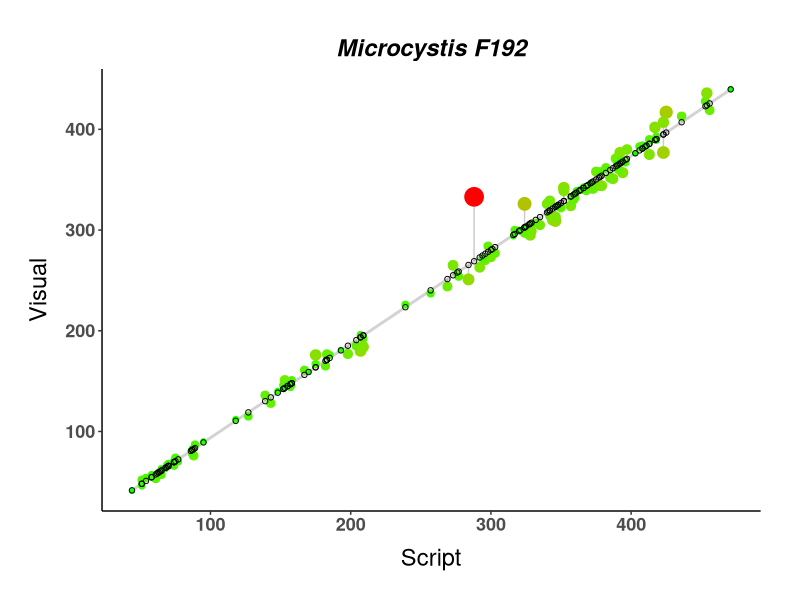
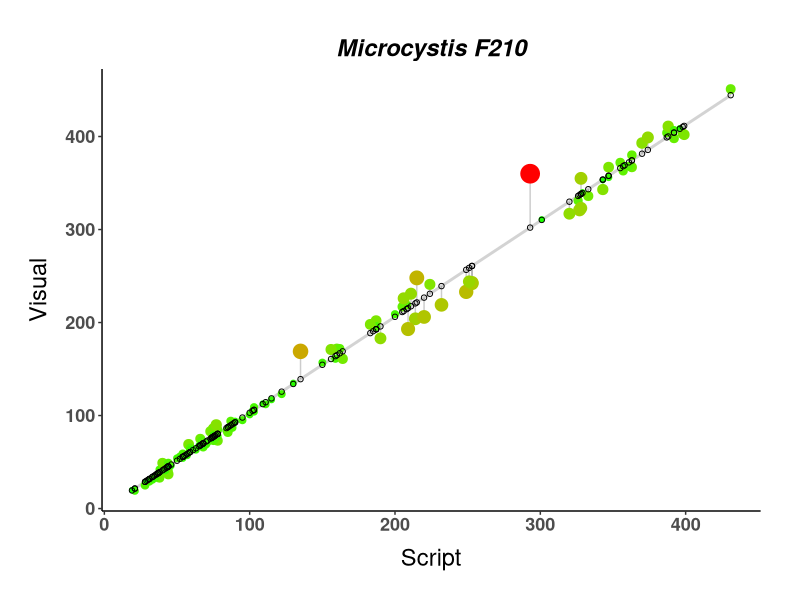
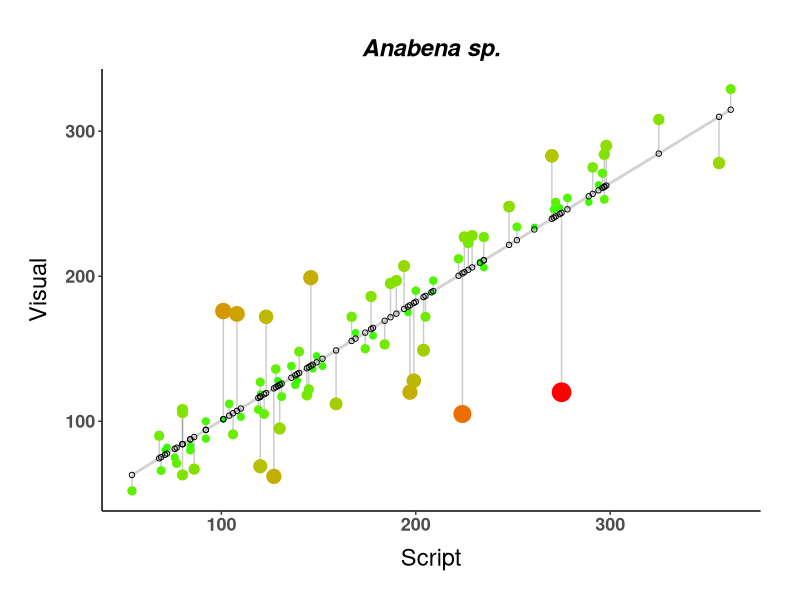
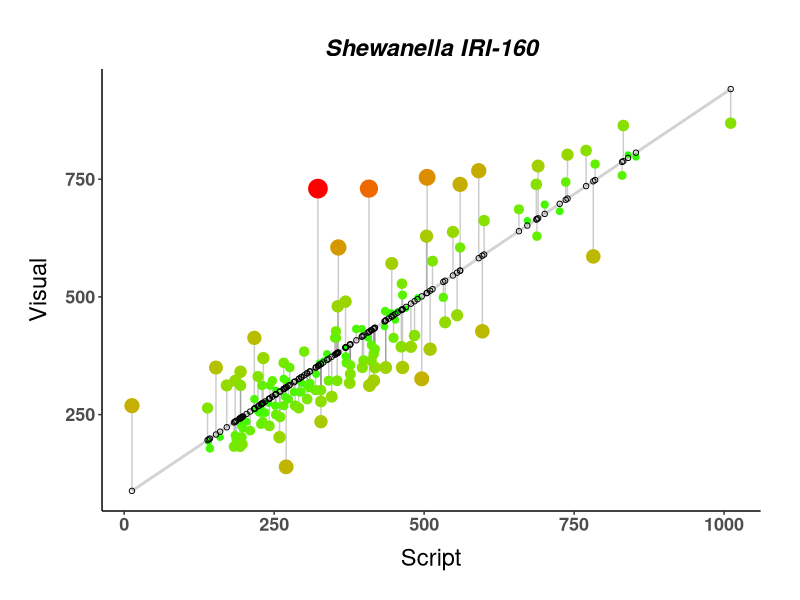
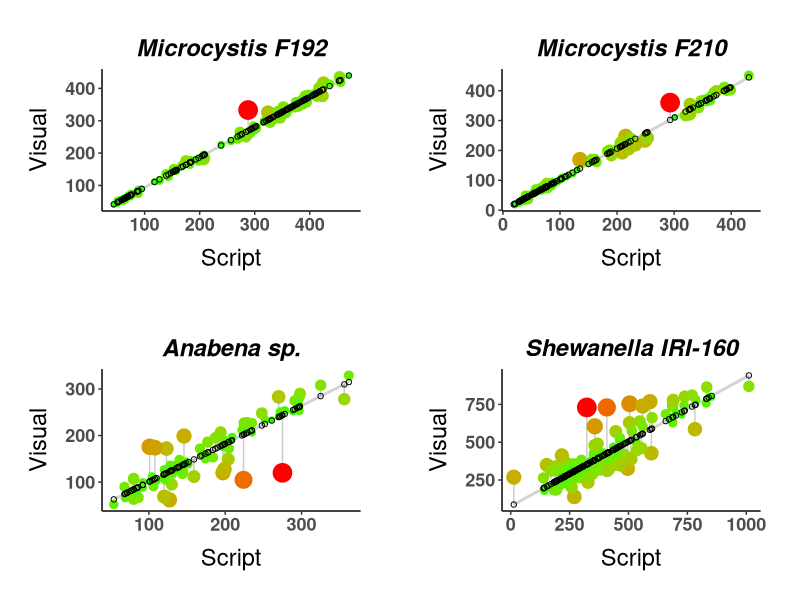

These figures' R source, in order: (Note: this script raises an error after producing the figures.)
library(ggplot2)
library(gridExtra)
library(ggpubr)

setwd("C:/Users/Tyler.Harman/Desktop/cellcount_work/cellcount_data/stat_code/")

RA<-read.csv("Regression_Analysis_IND.csv",header=T)

RA_F192<-subset(RA,Species=="F192")
RA_F210<-subset(RA,Species=="F210")
RA_Anabena<-subset(RA,Species=="Anabena")
RA_Shewanella<-subset(RA,Species=="Shewanella")

data.lm1<-lm(Visual~Script,data=RA_F192)
RA_F192$predicted<-predict(data.lm1)
RA_F192$residuals<-residuals(data.lm1)

resid_F192<-ggplot(RA_F192,aes(x=Script,y=Visual))+
  geom_smooth(method="lm",se=FALSE,color="lightgrey")+
  geom_segment(aes(xend=Script,yend=predicted),alpha=0.2)+
  geom_point(aes(color=abs(residuals),size=abs(residuals)))+
  scale_color_continuous(low="green",high="red")+
  guides(color="none",size="none")+
  geom_point(aes(y=predicted),shape=1)+
  theme_classic()+
  labs(title="Microcystis F192")+
  theme(
    plot.title = element_text(face="bold.italic",size=17,hjust=0.5),
    axis.text.x = element_text(face = "bold", 
                               size = 13),
    axis.text.y = element_text(face = "bold", 
                               size = 13),
    axis.title.x = element_text(size=17,vjust=-1),
    axis.title.y = element_text(size=17,vjust=3),
    plot.margin=unit(c(1,1,1,1),"cm")
  )
resid_F192

data.lm2<-lm(Visual~Script,data=RA_F210)
RA_F210$predicted<-predict(data.lm2)
RA_F210$residuals<-residuals(data.lm2)

resid_F210<-ggplot(RA_F210,aes(x=Script,y=Visual))+
  geom_smooth(method="lm",se=FALSE,color="lightgrey")+
  geom_segment(aes(xend=Script,yend=predicted),alpha=0.2)+
  geom_point(aes(color=abs(residuals),size=abs(residuals)))+
  scale_color_continuous(low="green",high="red")+
  guides(color="none",size="none")+
  geom_point(aes(y=predicted),shape=1)+
  theme_classic()+
  labs(title="Microcystis F210")+
  theme(
    plot.title = element_text(face="bold.italic",size=17,hjust=0.5),
    axis.text.x = element_text(face = "bold", 
                               size = 13),
    axis.text.y = element_text(face = "bold", 
                               size = 13),
    axis.title.x = element_text(size=17,vjust=-1),
    axis.title.y = element_text(size=17,vjust=3),
    plot.margin=unit(c(1,1,1,1),"cm")
  )
resid_F210

data.lm3<-lm(Visual~Script,data=RA_Anabena)
RA_Anabena$predicted<-predict(data.lm3)
RA_Anabena$residuals<-residuals(data.lm3)

resid_Anabena<-ggplot(RA_Anabena,aes(x=Script,y=Visual))+
  geom_smooth(method="lm",se=FALSE,color="lightgrey")+
  geom_segment(aes(xend=Script,yend=predicted),alpha=0.2)+
  geom_point(aes(color=abs(residuals),size=abs(residuals)))+
  scale_color_continuous(low="green",high="red")+
  guides(color="none",size="none")+
  geom_point(aes(y=predicted),shape=1)+
  theme_classic()+
  labs(title="Anabena sp.")+
  theme(
    plot.title = element_text(face="bold.italic",size=17,hjust=0.5),
    axis.text.x = element_text(face = "bold", 
                               size = 13),
    axis.text.y = element_text(face = "bold", 
                               size = 13),
    axis.title.x = element_text(size=17,vjust=-1),
    axis.title.y = element_text(size=17,vjust=3),
    plot.margin=unit(c(1,1,1,1),"cm")
  )
resid_Anabena

data.lm4<-lm(Visual~Script,data=RA_Shewanella)
RA_Shewanella$predicted<-predict(data.lm4)
RA_Shewanella$residuals<-residuals(data.lm4)

resid_Shewanella<-ggplot(RA_Shewanella,aes(x=Script,y=Visual))+
  geom_smooth(method="lm",se=FALSE,color="lightgrey")+
  geom_segment(aes(xend=Script,yend=predicted),alpha=0.2)+
  geom_point(aes(color=abs(residuals),size=abs(residuals)))+
  scale_color_continuous(low="green",high="red")+
  guides(color="none",size="none")+
  geom_point(aes(y=predicted),shape=1)+
  theme_classic()+
  labs(title="Shewanella IRI-160")+
  theme(
    plot.title = element_text(face="bold.italic",size=17,hjust=0.5),
    axis.text.x = element_text(face = "bold", 
                               size = 13),
    axis.text.y = element_text(face = "bold", 
                               size = 13),
    axis.title.x = element_text(size=17,vjust=-1),
    axis.title.y = element_text(size=17,vjust=3),
    plot.margin=unit(c(1,1,1,1),"cm")
  )
resid_Shewanella


tiff("RA_IND_Residuals1.tiff", height = 32, width = 30, units = 'cm', 
     compression = "lzw", res = 300)
grid.arrange(resid_F192,resid_F210,resid_Anabena,resid_Shewanella,
             ncol=2,nrow=2,
             layout_matrix=rbind(c(1,2),
                                 c(3,4)))
dev.off()





data.lm5<-lm(Microscope~Script,data=RA_F192)
RA_F192$predicted_M<-predict(data.lm5)
RA_F192$residuals_M<-residuals(data.lm5)

resid_F192_M<-ggplot(RA_F192,aes(x=Script,y=Microscope))+
  geom_smooth(method="lm",se=FALSE,color="lightgrey")+
  geom_segment(aes(xend=Script,yend=predicted_M),alpha=0.2)+
  geom_point(aes(color=abs(residuals_M),size=abs(residuals_M)))+
  scale_color_continuous(low="green",high="red")+
  guides(color="none",size="none")+
  geom_point(aes(y=predicted_M),shape=1)+
  theme_classic()+
  labs(title="Microcystis F192")+
  theme(
    plot.title = element_text(face="bold.italic",size=17,hjust=0.5),
    axis.text.x = element_text(face = "bold", 
                               size = 13),
    axis.text.y = element_text(face = "bold", 
                               size = 13),
    axis.title.x = element_text(size=17,vjust=-1),
    axis.title.y = element_text(size=17,vjust=3),
    plot.margin=unit(c(1,1,1,1),"cm")
  )
resid_F192_M

data.lm6<-lm(Microscope~Script,data=RA_F210)
RA_F210$predicted_M<-predict(data.lm6)
RA_F210$residuals_M<-residuals(data.lm6)

resid_F210_M<-ggplot(RA_F210,aes(x=Script,y=Microscope))+
  geom_smooth(method="lm",se=FALSE,color="lightgrey")+
  geom_segment(aes(xend=Script,yend=predicted_M),alpha=0.2)+
  geom_point(aes(color=abs(residuals_M),size=abs(residuals_M)))+
  scale_color_continuous(low="green",high="red")+
  guides(color="none",size="none")+
  geom_point(aes(y=predicted_M),shape=1)+
  theme_classic()+
  labs(title="Microcystis F210")+
  theme(
    plot.title = element_text(face="bold.italic",size=17,hjust=0.5),
    axis.text.x = element_text(face = "bold", 
                               size = 13),
    axis.text.y = element_text(face = "bold", 
                               size = 13),
    axis.title.x = element_text(size=17,vjust=-1),
    axis.title.y = element_text(size=17,vjust=3),
    plot.margin=unit(c(1,1,1,1),"cm")
  )
resid_F210_M


tiff("RA_Residuals2.tiff", height = 30, width = 30, units = 'cm', 
     compression = "lzw", res = 300)
grid.arrange(resid_F192_M,resid_F210_M,
             ncol=2,nrow=1,
             layout_matrix=rbind(c(1,2)))
dev.off()